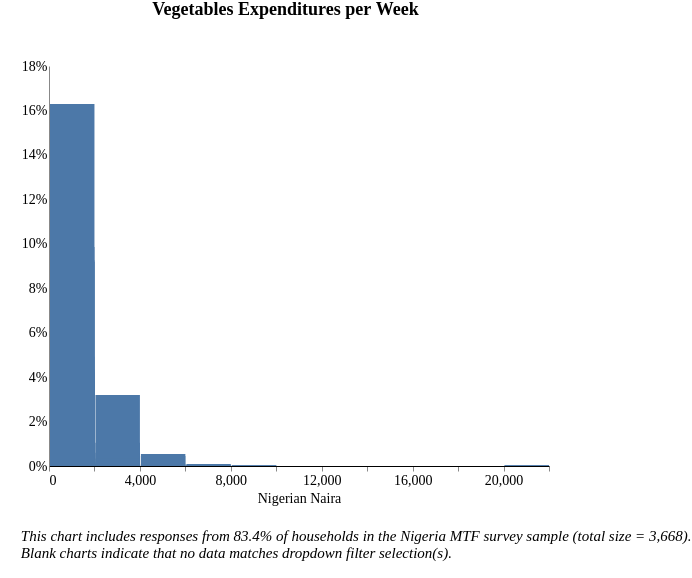

Here is the Vega-Lite specification saved for this chart:
### Vega-Lite specification from a JSON file in a GitHub repository (floating-point values rounded to 4 significant figures; data arrays with more than 128 entries replaced by an {"elided": "..."} marker saying what was removed)
{"width": 800, "height": 400, "config": {"title": {"fontSize": 18, "font": "Times New Roman", "anchor": "center", "fontColor": "#000000"}, "axisX": {"domain": true, "domainColor": "#000000", "grid": false, "labelFont": "Times New Roman", "labelFontSize": 14, "titleFont": "Times New Roman", "titleFontSize": 14, "titleFontWeight": "normal", "title": "X Axis Title (units)"}, "axisY": {"domain": true, "grid": false, "gridColor": "#DEDDDD", "gridWidth": 1, "labelFont": "Times New Roman", "labelFontSize": 14, "labelAngle": 0, "ticks": false, "titleFont": "Times New Roman", "titleFontSize": 14, "titleFontWeight": "normal", "titlePadding": 10, "title": "Y Axis Title (units)"}, "range": {"category": ["#2980B9", "#003366", "#FFAE19", "#D68910", "#E67E22", "#D35400", "#FF4500", "#FF6162", "#438B28", "#45B39D", "#99ADC1", "#212F3C"]}, "legend": {"labelFont": "Times New Roman", "labelFontSize": 14, "symbolType": "square", "symbolSize": 100, "titleFont": "Times New Roman", "titleFontSize": 14, "titleFontWeight": "normal", "title": "Legend", "orient": "right", "offset": 0}, "tooltip": {"font": "Open Sans"}, "view": {"stroke": "transparent", "text": {"font": "Times New Roman", "color": ["#2980B9", "#003366", "#FFAE19", "#D68910", "#E67E22", "#D35400", "#FF4500", "#FF6162", "#438B28", "#45B39D", "#99ADC1", "#212F3C"], "fontSize": 14, "align": "right", "fontWeight": 400, "size": 14}, "bar": {"size": 40, "binSpacing": 1, "continuousBandSize": 30, "discreteBandSize": 30, "fill": ["#2980B9", "#003366", "#FFAE19", "#D68910", "#E67E22", "#D35400", "#FF4500", "#FF6162", "#438B28", "#45B39D", "#99ADC1", "#212F3C"], "stroke": false}}}, "concat": [{"mark": "bar", "encoding": {"tooltip": [{"field": "l_consumption_purchased", "title": "Response (Binned)", "type": "nominal"}, {"aggregate": "sum", "field": "pct", "format": ".2%", "title": "Percentage", "type": "quantitative"}], "x": {"axis": {"title": "Nigerian Naira"}, "bin": {"extent": [0, 22000], "step": 2000}, "field": "l_consumption_purchased", "scale": {"clamp": true, "domain": [0, 22000]}, "type": "quantitative"}, "y": {"aggregate": "sum", "axis": {"format": "%"}, "field": "pct", "title": "", "type": "quantitative"}}, "height": 400, "selection": {"selector039": {"type": "single", "fields": ["stove"], "bind": {"input": "select", "options": [null, "3-Stone/Open Fire Stove", "Manufactured Stove Traditional", "Koresone Stove", "LPG/Natural Gas Stove", "Electric Stove"], "labels": ["All Stove Types", "3-Stone/Open Fire Stove", "Manufactured Stove Traditional", "Koresone Stove", "LPG/Natural Gas Stove", "Electric Stove"], "name": "Primary cookstove type  "}}, "selector038": {"type": "single", "fields": ["i19a"], "bind": {"input": "select", "options": [null, "Wood purchased", "Wood collected", "Charcoal", "Kerosene", "Crop Residue/Plant Biomass", "LPG/cooking gas", "Garbage", "Electric", "Piped Natural Gas", "Charcoal Briquettes", "Coal Briquette", "Biomass Briquette", "Coal/lignite", "Other, specify"], "labels": ["All Fuel Types", "Wood purchased", "Wood collected", "Charcoal", "Kerosene", "Crop Residue/Plant Biomass", "LPG/cooking gas", "Garbage", "Electric", "Piped Natural Gas", "Charcoal Briquettes", "Coal Briquette", "Biomass Briquette", "Coal/lignite", "Other"], "name": "Primary source of cooking fuel  "}}, "selector037": {"type": "single", "fields": ["c182"], "bind": {"input": "select", "options": [null, "Dry-cell battery", "National Grid Connection", "No electricity", "Electric generator", "Other, specify", "Solar Multi-Light Product", "Solar Home System", "Solar Lantern", "Local Mini Grid connection", "Rechargeable Battery"], "labels": ["All Responses", "Dry-cell battery", "National Grid Connection", "No electricity", "Electric generator", "Other", "Solar Multi-Light Product", "Solar Home System", "Solar Lantern", "Local Mini Grid Connection", "Rechargeable Battery"], "name": "Primary source of electricity  "}}, "selector033": {"type": "single", "fields": ["locality"], "bind": {"input": "select", "options": [null, 0, 1], "labels": ["National", "Urban", "Rural"], "name": "Locality Breakdown  "}}, "selector041": {"type": "single", "fields": ["cs_aggr_tier"], "bind": {"input": "select", "options": [null, "Tier 0", "Tier 1", "Tier 2", "Tier 3", "Tier 4", "Tier 5"], "labels": ["All Tiers", "Tier 0", "Tier 1", "Tier 2", "Tier 3", "Tier 4", "Tier 5"], "name": "Cooking Tier  "}}}, "title": {"text": ["Vegetables Expenditures per Week"], "color": "black", "subtitleColor": "black", "offset": 40}, "transform": [{"joinaggregate": [{"op": "count", "field": "*", "as": "total"}]}, {"calculate": "1 / datum.total", "as": "pct"}, {"bin": {"maxbins": 20}, "field": "m", "as": "mbin"}, {"filter": {"selection": "selector039"}}, {"filter": {"selection": "selector038"}}, {"filter": {"selection": "selector037"}}, {"filter": {"selection": "selector033"}}, {"filter": {"selection": "selector041"}}], "width": 500}], "data": {"name": "data-05fd3f635add32962318c5a403ac7ff0"}, "padding": {"left": 20, "right": 0, "bottom": 0, "top": 0}, "title": {"text": ["", "", "This chart includes responses from 83.4% of households in the Nigeria MTF survey sample (total size = 3,668).", "Blank charts indicate that no data matches dropdown filter selection(s).", ""], "anchor": "start", "baseline": "bottom", "font": "Times New Roman", "fontSize": 15, "fontStyle": "italic", "fontWeight": "normal", "orient": "bottom"}, "$schema": "https://vega.github.io/schema/vega-lite/v4.17.0.json", "datasets": {"data-05fd3f635add32962318c5a403ac7ff0": {"elided": "3542 records"}}}
